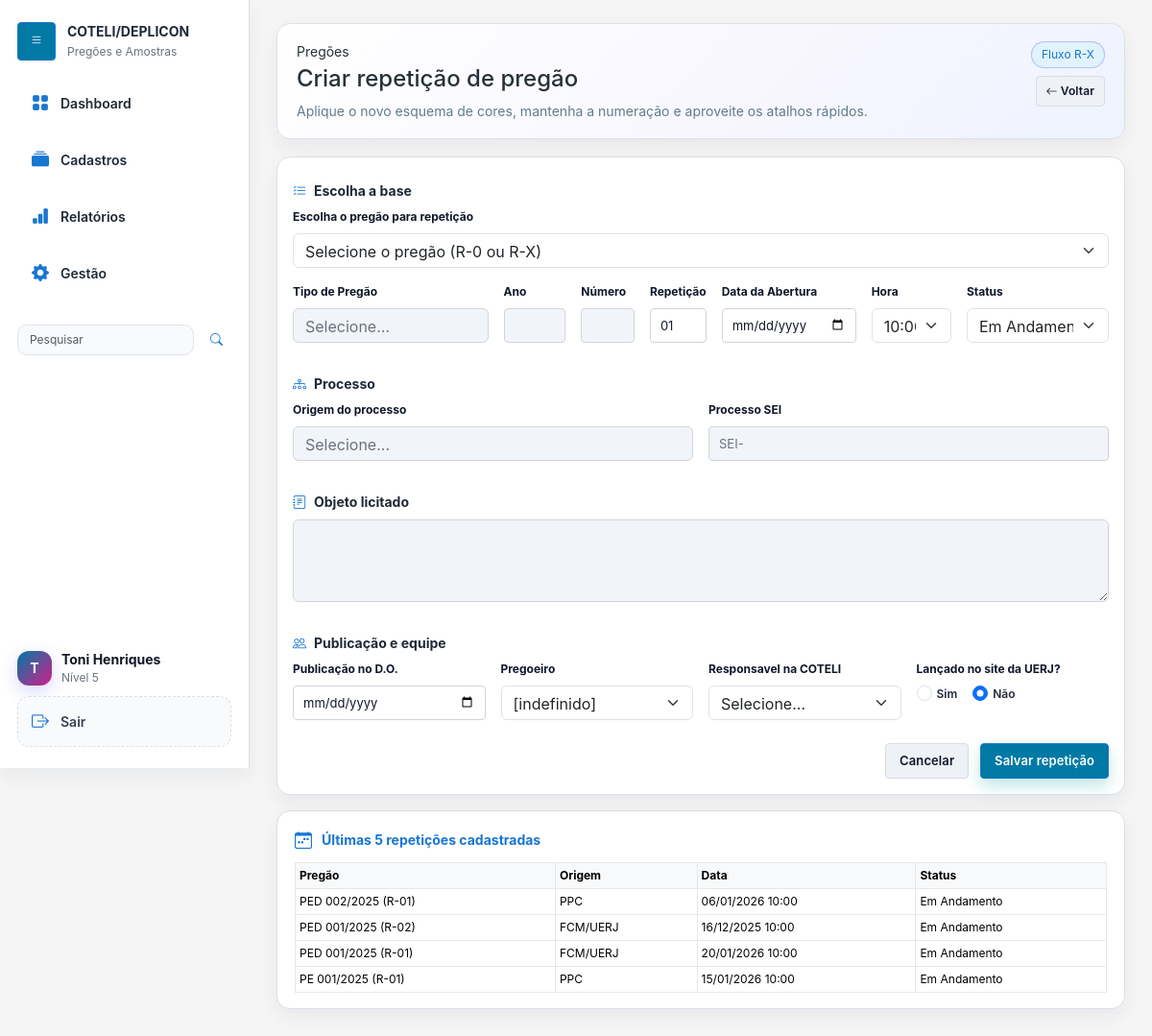
Page /pregoes/nova-repeticao (signed in) on the committed database.
### tables this page shows
CREATE TABLE IF NOT EXISTS base_pregoes (
    id_base_pregoes INT AUTO_INCREMENT PRIMARY KEY,
    id_tipo_pregao INT NOT NULL,
    ano_pregao YEAR NOT NULL,
    id_pregao VARCHAR(20) NOT NULL,
    id_pregao_repeticao TINYINT NOT NULL DEFAULT 0,  
    data_pregao DATE NULL,
    hora_pregao TIME NULL,
    id_status INT NULL,
    id_origem_pedido INT NULL,
    processo_sei VARCHAR(50) NULL,
    objeto_licitado TEXT NULL,
    data_do DATE NULL,
    id_pregoeiro INT NULL,
    id_responsavel_coteli INT NULL,
    lancado_site_uerj TINYINT(1) NOT NULL DEFAULT 0,
    data_status DATE NULL,
    created_at TIMESTAMP DEFAULT CURRENT_TIMESTAMP,
    updated_at TIMESTAMP DEFAULT CURRENT_TIMESTAMP ON UPDATE CURRENT_TIMESTAMP,
    CONSTRAINT uq_base_pregao UNIQUE (id_tipo_pregao, ano_pregao, id_pregao, id_pregao_repeticao),
    CONSTRAINT fk_base_tipo_pregao FOREIGN KEY (id_tipo_pregao) REFERENCES tipos_pregao (id_tipos_pregao),
    CONSTRAINT fk_base_origem FOREIGN KEY (id_origem_pedido) REFERENCES origens_pedido (id_origens_pedido),
    CONSTRAINT fk_base_pregoeiro FOREIGN KEY (id_pregoeiro) REFERENCES usuarios (id_usuarios),
    CONSTRAINT fk_base_resp_coteli FOREIGN KEY (id_responsavel_coteli) REFERENCES usuarios (id_usuarios),
    CONSTRAINT fk_base_status FOREIGN KEY (id_status) REFERENCES status_pregao (id_status_pregao)
);

CREATE TABLE IF NOT EXISTS tipos_pregao (
    id_tipos_pregao INT AUTO_INCREMENT PRIMARY KEY,
    nome_tipos_pregao VARCHAR(100) NOT NULL,
    sigla_tipos_pregao VARCHAR(3) NOT NULL
);

CREATE TABLE IF NOT EXISTS origens_pedido (
    id_origens_pedido INT AUTO_INCREMENT PRIMARY KEY,
    unidade_origem VARCHAR(150) NOT NULL
);

CREATE TABLE IF NOT EXISTS status_pregao (
    id_status_pregao INT AUTO_INCREMENT PRIMARY KEY,
    nome_status_pregao VARCHAR(100) NOT NULL
);

### app/Views/pregoes/form_repeticao.php (the view, shortened to what the rows shown need)
<div class="form-shell">
    <div class="form-header">
        <div>
            <h1 class="h4 mb-2">Criar repetição de pregão</h1>
        </div>
    </div>
</div>
<?php if (!empty($ultimasReps)): ?>
    <div class="recent-table-card">
        <div class="table-responsive">
            <table class="table table-sm align-middle mb-0">
                <thead class="table-light">
                    <tr>
                        <th>Pregão</th>
                        <th>Origem</th>
                        <th>Data</th>
                        <th>Status</th>
                    </tr>
                </thead>
                <tbody>
                    <?php foreach ($ultimasReps as $p): ?>
                        <?php
                            $repLabel = 'R-' . str_pad((string)($p['id_pregao_repeticao'] ?? ''), 2, '0', STR_PAD_LEFT);
                            $pregaoLabel = trim(($p['sigla_tipos_pregao'] ?? '') . ' ' . str_pad((string)($p['id_pregao'] ?? ''), 3, '0', STR_PAD_LEFT) . '/' . ($p['ano_pregao'] ?? '') . ' (' . $repLabel . ')');
                            $dataHora = '-';
                            if (!empty($p['data_pregao'])) {
                                $dataFormat = date('d/m/Y', strtotime($p['data_pregao']));
                                $horaFormat = !empty($p['hora_pregao']) ? date('H:i', strtotime($p['hora_pregao'])) : '00:00';
                                $dataHora = $dataFormat . ' ' . $horaFormat;
                            }
                        ?>
                        <tr>
                            <td><?= htmlspecialchars($pregaoLabel) ?></td>
                            <td><?= htmlspecialchars((string)($p['unidade_origem'] ?? '')) ?></td>
                            <td><?= htmlspecialchars($dataHora) ?></td>
                            <td><?= htmlspecialchars((string)($p['nome_status_pregao'] ?? '')) ?></td>
                        </tr>
                    <?php endforeach; ?>
                </tbody>
            </table>
        </div>
    </div>
<?php endif; ?>

### rows in the picture
base_pregoes: pregaoLabel "PED 002/2025 (R-01)", id_origem_pedido.unidade_origem "PPC", dataHora "06/01/2026 10:00", id_status.nome_status_pregao "Em Andamento"
base_pregoes: pregaoLabel "PED 001/2025 (R-02)", id_origem_pedido.unidade_origem "FCM/UERJ", dataHora "16/12/2025 10:00", id_status.nome_status_pregao "Em Andamento"
base_pregoes: pregaoLabel "PED 001/2025 (R-01)", id_origem_pedido.unidade_origem "FCM/UERJ", dataHora "20/01/2026 10:00", id_status.nome_status_pregao "Em Andamento"
base_pregoes: pregaoLabel "PE 001/2025 (R-01)", id_origem_pedido.unidade_origem "PPC", dataHora "15/01/2026 10:00", id_status.nome_status_pregao "Em Andamento"

### other values in the picture
$currentUser['nome_completo'] "Toni Henriques"
$currentUser['nivel_acesso'] "5"
form field hora_pregao "10:00"
form field id_status "Em Andamento"
